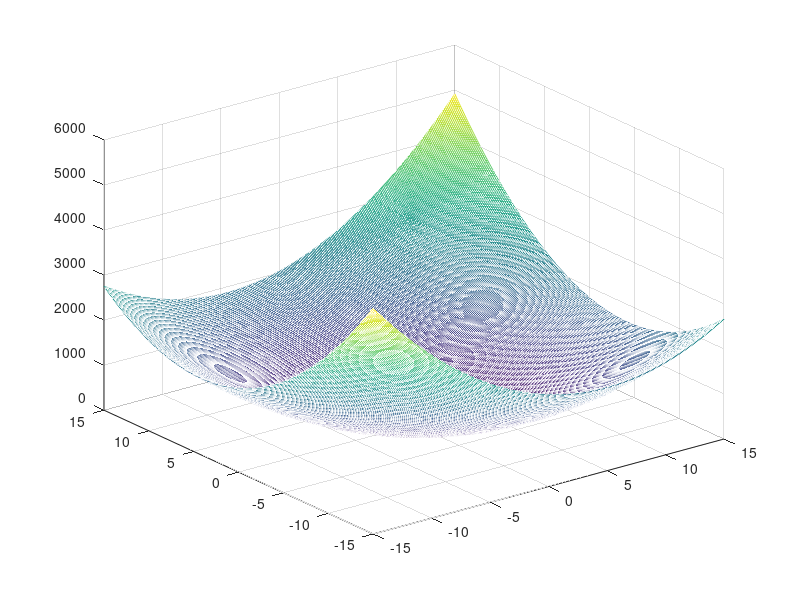
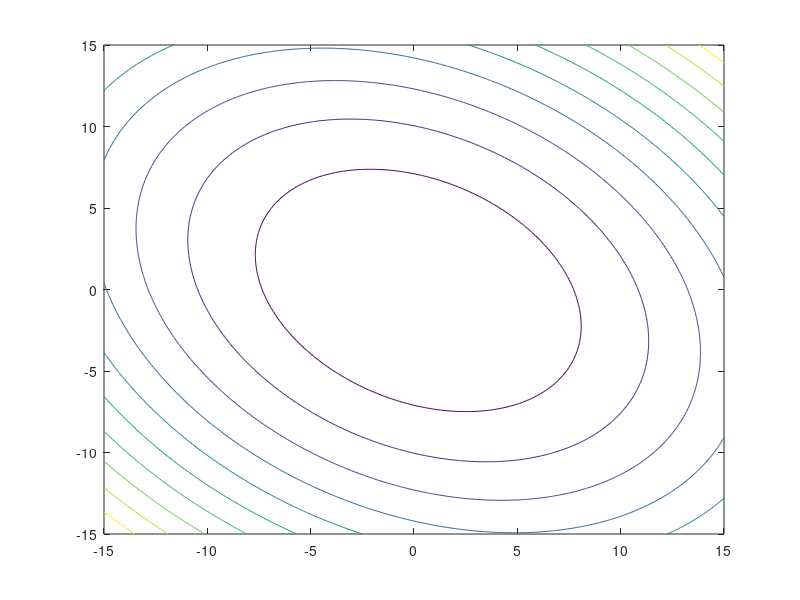

The MATLAB source for these figures, in order: (Note: this script raises an error after producing the figures.)
close all; clear all; clc;
% interpolacios modszer
fg = @(x) 8*x(1).^2 + 9*x(2).^2 + 5*x(1)*x(2) - 3*x(2) + 8;
x1 = -15:0.1:15;
x2 = -15:0.1:15;

[X Y] = meshgrid(x1,x2);

Z = 8*X.^2 + 9*Y.^2 + 5*X.*Y - 3*X + 8;
mesh(X, Y, Z);
hold on;
figure(2);
contour(X,Y,Z);
hold on;
x = ginput(1)';
plot(x(1), x(2),'*b');

nMax = 300;
S = 0.01;
h = 10^(-3);
epsz = 10^(-8);
fmin = fg(x);
t = [x(1); x(2);fmin]
s0 = 10^(-3); 
for i=1:nMax
    gradf = [16*x(1) + 5*x(2); 18*x(2) + 5*x(1)-3];
    gradf2 = gradiens(fg, x, h);
    hessM = hessf(fg, x, h);
    %S = ((gradf' * gradf) / (gradf' * hessM * gradf));
    %S = golden(fg, x,  gradf2, s0);
    S = interpolaciosm(fg, x,  gradf2, s0, h);% optimalis lepeshossz meghatarozasa interpolacioval
    M = -gradf2;
    x1 = x + S*M;
    x = x1;
    t = [t [x(1); x(2); fmin]];
    plot(x(1), x(2),'*r');
    
    if (norm(gradf2) <= epsz)
        break;
    end
    
    if((norm(x - x1) <= epsz) && (abs(fg(x) - fg(x1)) < 0))
        break;
    end
    
    plot(x(1), x(2),'*g');
end
plot(t(1,:), t(2, :),'k' );